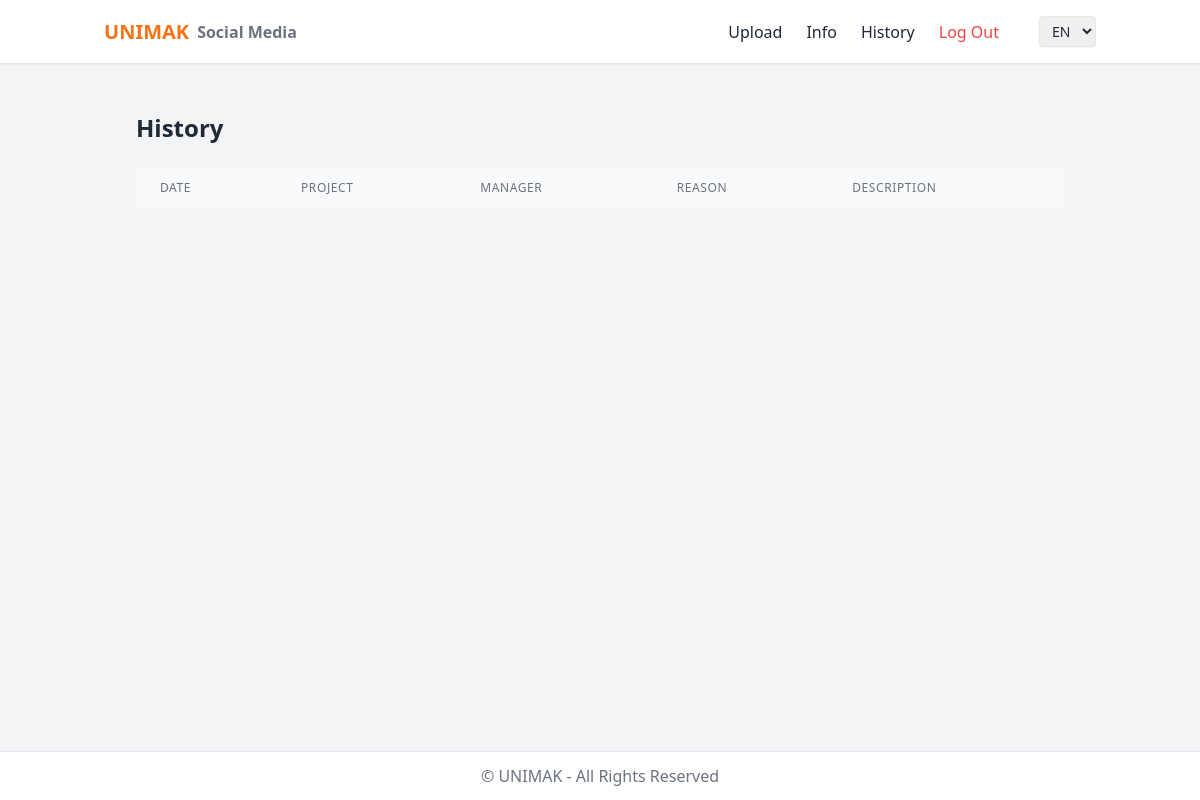
Page /history (signed in) on the earlier database version.
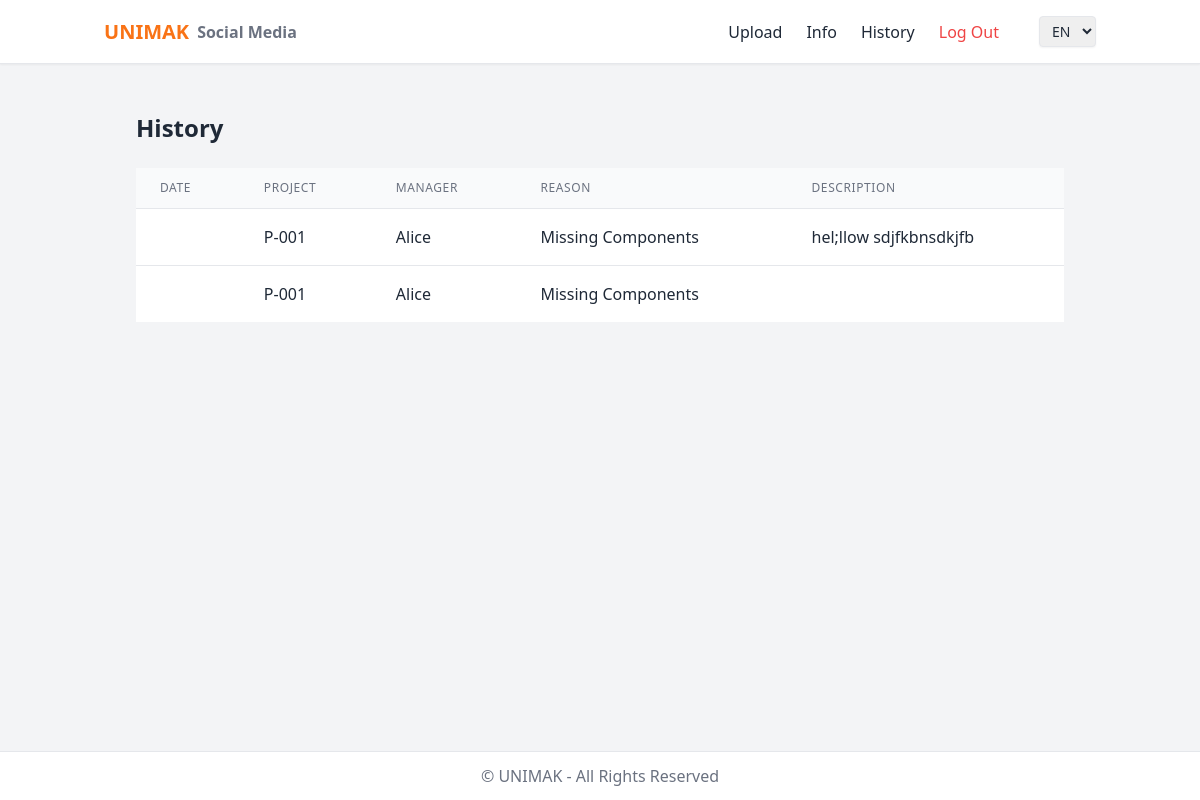
Same page on the later database version.
### tables this page shows
CREATE TABLE problem_steps (
    id INTEGER PRIMARY KEY AUTOINCREMENT,
    problem_id INTEGER NOT NULL,
    step_number INTEGER NOT NULL,
    df_filename TEXT NOT NULL,           -- e.g., df_1.xlsx, df_2.xlsx
    created_at TIMESTAMP DEFAULT CURRENT_TIMESTAMP,
    FOREIGN KEY(problem_id) REFERENCES problems(id)
);

CREATE TABLE projects (
    id INTEGER PRIMARY KEY AUTOINCREMENT,
    project_number TEXT NOT NULL UNIQUE,
    manager_id INTEGER NOT NULL,
    customer_id INTEGER NOT NULL,
    quantity INTEGER NOT NULL,
    machine_type TEXT NOT NULL,
    machine_top_group TEXT NOT NULL,
    FOREIGN KEY (manager_id) REFERENCES managers(id),
    FOREIGN KEY (customer_id) REFERENCES customers(id)
);

CREATE TABLE managers (
    id INTEGER PRIMARY KEY AUTOINCREMENT,
    manager_name TEXT NOT NULL UNIQUE
);

CREATE TABLE problems (
    id INTEGER PRIMARY KEY AUTOINCREMENT,
    project_id INTEGER NOT NULL,
    df_number TEXT UNIQUE NOT NULL,       -- latest df report
    recorder_id INTEGER NOT NULL,
    reason TEXT NOT NULL,
    description TEXT,
    photos_id TEXT,
    status TEXT DEFAULT 'open',           -- open / closed
    record_date TIMESTAMP DEFAULT CURRENT_TIMESTAMP,
    FOREIGN KEY(project_id) REFERENCES projects(id)
);

### app.py (the view)
@app.route("/history", methods=["GET"])
@login_required
def history():
    rows = db.execute("""
        SELECT ps.df_filename, p.project_number, m.manager_name, pr.reason, pr.description, pr.photos_id, ps.created_at
        FROM problem_steps ps
        JOIN problems pr ON ps.problem_id = pr.id
        JOIN projects p ON pr.project_id = p.id
        JOIN managers m ON p.manager_id = m.id
        ORDER BY ps.created_at DESC
    """)
    t = get_translations()
    return render_template("history.html", data=rows, t=t)

### app.py (called while the page is built)
@app.after_request
def after_request(response):
    response.headers["Cache-Control"] = "no-cache, no-store, must-revalidate"
    response.headers["Expires"] = 0
    response.headers["Pragma"] = "no-cache"
    return response

### helpers.py (called while the page is built)
def login_required(f):
    @wraps(f)
    def decorated_function(*args, **kwargs):
        if session.get("user_id") is None:
            return redirect("/login")
        return f(*args, **kwargs)
    return decorated_function

def get_translations():
    lang = session.get("language", "en")  # default English
    return translations.get(lang, translations["en"])

### templates/history.html (shortened to what this page needs)
{% extends "layout.html" %}
{% block main %}
<div class="p-6 max-w-6xl mx-auto">
    <h1 class="text-2xl font-bold mb-6" data-translate="history.title">Project History</h1>
    <table class="min-w-full divide-y divide-gray-200">
        <thead class="bg-gray-50">
            <tr>
                <th class="px-6 py-3 text-left text-xs font-medium text-gray-500 uppercase tracking-wider" data-translate="history.columns.date">Date</th>
                <th class="px-6 py-3 text-left text-xs font-medium text-gray-500 uppercase tracking-wider" data-translate="history.columns.project">Project</th>
                <th class="px-6 py-3 text-left text-xs font-medium text-gray-500 uppercase tracking-wider" data-translate="history.columns.manager">Manager</th>
                <th class="px-6 py-3 text-left text-xs font-medium text-gray-500 uppercase tracking-wider" data-translate="history.columns.reason">Reason</th>
                <th class="px-6 py-3 text-left text-xs font-medium text-gray-500 uppercase tracking-wider" data-translate="history.columns.description">Description</th>
            </tr>
        </thead>
        <tbody class="bg-white divide-y divide-gray-200">
            {% for row in data %}
            <tr>
                <td class="px-6 py-4 whitespace-nowrap">{{ row.record_date }}</td>
                <td class="px-6 py-4 whitespace-nowrap">{{ row.project_number }}</td>
                <td class="px-6 py-4 whitespace-nowrap">{{ row.manager_name }}</td>
                <td class="px-6 py-4 whitespace-nowrap">{{ row.reason }}</td>
                <td class="px-6 py-4 whitespace-nowrap">{{ row.description }}</td>
            </tr>
            {% endfor %}
        </tbody>
    </table>
</div>
{% endblock %}

### templates/layout.html (shortened to what this page needs)
<!DOCTYPE html>
<html lang="en">
<head>
    <script src="https://cdn.tailwindcss.com"></script>
</head>
<body class="flex flex-col min-h-screen bg-gray-100 text-gray-800">
    <nav class="bg-white border-b shadow-sm">
        <div class="container mx-auto flex flex-wrap items-center justify-between p-4 gap-6">
            <a href="/" class="flex items-center font-bold text-xl">
                <span class="text-orange-500">U</span>
                <span class="text-orange-500">N</span>
                <span class="text-orange-500">I</span>
                <span class="text-orange-500">M</span>
                <span class="text-orange-500">A</span>
                <span class="text-orange-500">K</span>
                <small class="ml-2 text-gray-500" data-translate="nav.brand">Social Media</small>
            </a>
            <div class="hidden md:flex md:items-center md:gap-6 ml-auto">
                {% if session["user_id"] %}
                    <a href="/upload" class="hover:text-orange-600" data-translate="nav.upload">Upload</a>
                    <a href="/info" class="hover:text-orange-600" data-translate="nav.info">Info</a>
                    <a href="/history" class="hover:text-orange-600" data-translate="nav.history">History</a>
                    <a href="/logout" class="text-red-500 hover:text-red-600" data-translate="nav.logout">Log Out</a>
                {% else %}
                    <a href="/register" class="hover:text-orange-600" data-translate="nav.register">Register</a>
                    <a href="/login" class="hover:text-orange-600" data-translate="nav.login">Log In</a>
                {% endif %}
                <select id="languageSelect" class="ml-4 px-2 py-1 border rounded shadow-sm text-sm">
                    <option value="en">EN</option>
                </select>
            </div>
        </div>
    </nav>
    <main class="container mx-auto flex-1 p-6">
        {% block main %}{% endblock %}
    </main>
    <footer class="bg-white border-t text-center text-gray-500 py-3">
        &copy; {{ current_year }} UNIMAK - All Rights Reserved
    </footer>
</body>
</html>

Differences in the rows shown:
added problem_steps: project_number "P-001", manager_name "Alice", reason "Missing Components", description "hel;llow sdjfkbnsdkjfb"
added problem_steps: project_number "P-001", manager_name "Alice", reason "Missing Components"
